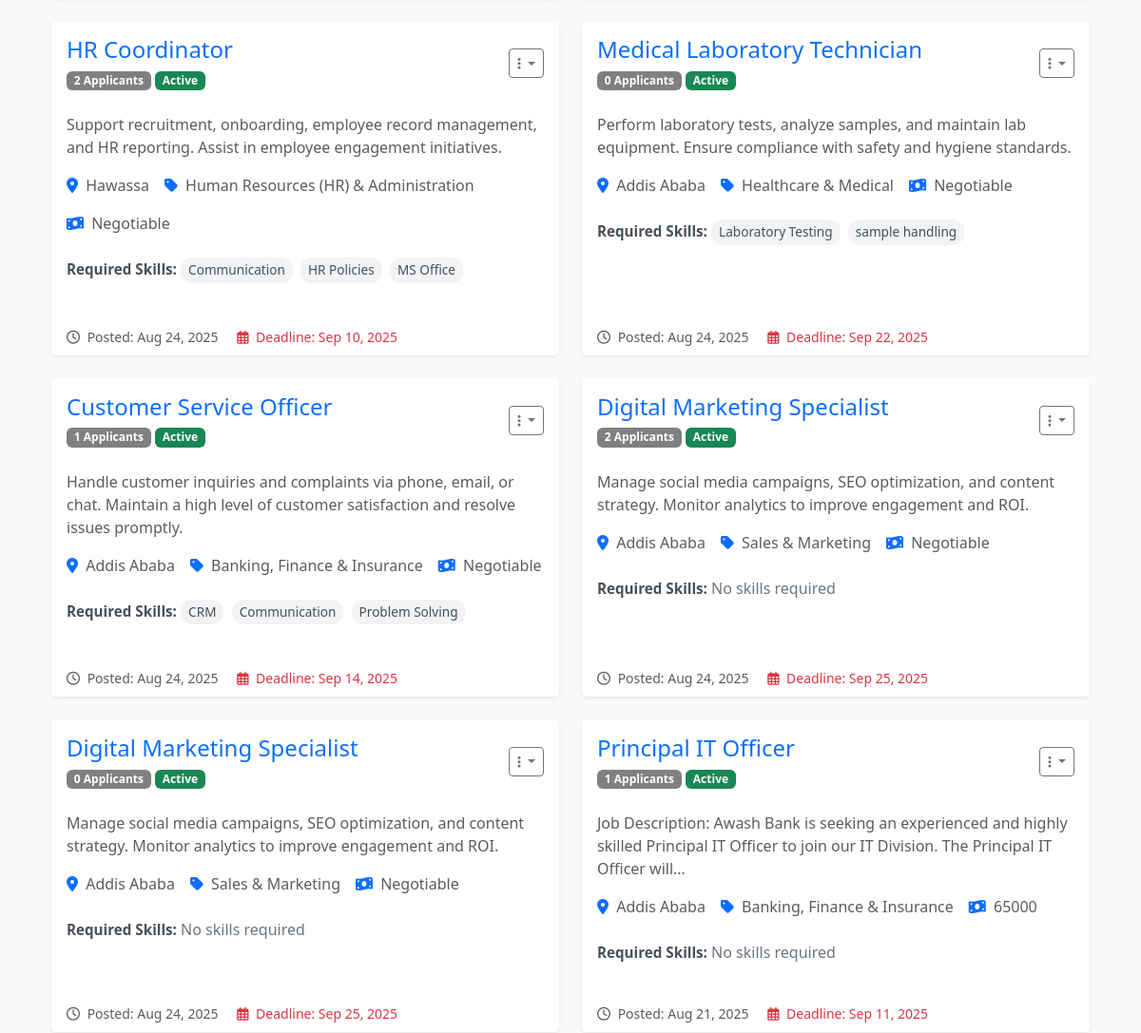
/myjob/ (signed in, middle part), run on an earlier commit of the app's database.
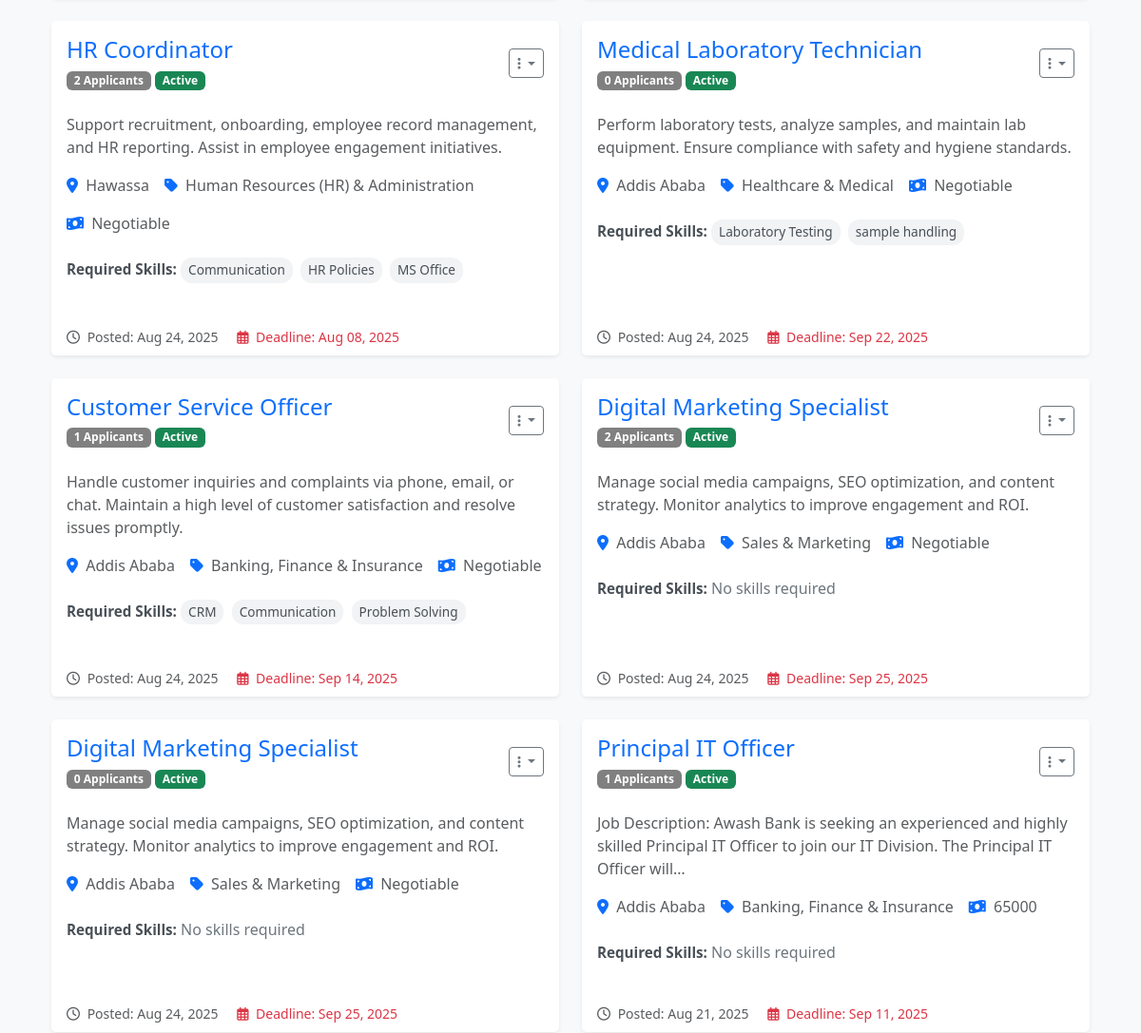
And on a later commit of the database.
### job/models.py (models this page shows, shortened)
class Job(models.Model):
    employer = models.ForeignKey(EmployerProfile, on_delete=models.CASCADE)
    title = models.CharField(max_length=255)
    description = models.TextField()
    category = models.ForeignKey(JobCategory, on_delete=models.SET_NULL, null=True)
    required_skills = models.ManyToManyField("Skill", blank=True)
    location = models.CharField(max_length=255)
    job_type = models.CharField(max_length=50, choices=[('full-time','Full-time'),('part-time','Part-time'),('internship','Internship')])
    salary_range = models.CharField(max_length=50, blank=True)
    posted_on = models.DateTimeField(auto_now_add=True)
    deadline = models.DateField()
    is_active = models.BooleanField(default=True)  # 👈 new field

class JobCategory(models.Model):
    name = models.CharField(max_length=100)

### job/views.py (the view)
# urls.py: path('myjob/',views.myjob, name='myjob'),
@role_required('employer')
def myjob(request):
    if not request.user.is_employer:
        return render(request, 'job/myjob.html', {'jobs': Job.objects.none(), 'all_jobs': []})
    all_jobs = Job.objects.filter(employer__user=request.user).order_by('-posted_on')  # For the dropdown
    jobs = all_jobs
    job_id = request.GET.get('job_id')
    if job_id:
        jobs = jobs.filter(id=job_id)
    context = {
        'jobs': jobs,          # Jobs to display
        'all_jobs': all_jobs,  # All jobs for dropdown
    }
    return render(request, 'job/myjob.html', context)

### job/context_processors.py (called while the page is built)
def notifications(request):
    if request.user.is_authenticated:
        all_notifications = request.user.notifications_received.order_by('-created_at')
        return {
            'notifications': all_notifications
        }
    return {}

def notification_count(request):
    if request.user.is_authenticated:
        count = Notification.objects.filter(recipient=request.user, is_read=False).count()
        return {'notifications_unread_count': count}
    return {'notifications_unread_count': 0}

### job/templates/job/myjob.html (shortened to what this page needs)
{% extends 'seeker_base.html' %}
{% block content %}
<div class="container py-5">
    {% if jobs %}
    <div class="row">
        {% for job in jobs %}
        <div class="col-lg-6 mb-4">
            <div class="card h-100 shadow-sm border-0">
                <div class="card-header bg-white border-0 d-flex justify-content-between align-items-center pt-3">
                    <div>
                        <h4 class="card-title mb-1 text-primary">{{ job.title }}</h4>
                        <span class="badge" style="background-color: gray;">
    {{ job.jobapplication_set.count }} Applicants
</span>
                       <span class="badge bg-{{ job.is_active|yesno:'success,secondary' }}">
    {{ job.is_active|yesno:"Active,Inactive" }}
</span>
                    </div>
                    <div class="dropdown">
                        <button class="btn btn-sm btn-outline-secondary dropdown-toggle" type="button"
                            id="jobDropdown{{ job.id }}" data-bs-toggle="dropdown" aria-expanded="false">
                            <i class="fas fa-ellipsis-v"></i>
                        </button>
                    </div>
                </div>
                <div class="card-body">
                    <p class="card-text text-muted">{{ job.description|truncatechars:150 }}</p>
                    <div class="d-flex flex-wrap gap-3 mb-3">
                        <span class="text-muted">
                            <i class="fas fa-map-marker-alt text-primary me-1"></i>
                            {{ job.location }}
                        </span>
                        <span class="text-muted">
                            <i class="fas fa-tag text-primary me-1"></i>
                            {{ job.category.name }}
                        </span>
                        <span class="text-muted">
                            {% if job.salary_range %}
                            <i class="fas fa-money-bill-wave text-primary me-1"></i>
                            {{ job.salary_range }}
                            {% else %}
                            <i class="fas fa-money-bill-wave text-secondary me-1"></i>
                            Not Specified
                            {% endif %}
                        </span>
                <div style="margin-top: 8px;">
    <strong style="font-size: 0.95rem; color: #495057;">Required Skills:</strong>
    {% if job.required_skills.all %}
        {% for skill in job.required_skills.all %}
            <span style="
                display: inline-block;
                background-color: #f1f3f5;
                color: #495057;
                padding: 3px 8px;
                border-radius: 12px;
                font-size: 0.85rem;
                margin-right: 4px;
                margin-bottom: 4px;
            ">
                {{ skill.name }}
            </span>
        {% endfor %}
    {% else %}
        <span class="text-secondary">No skills required</span>
    {% endif %}
</div>
                    </div>
                </div>
                <div class="card-footer bg-white border-0 d-flex justify-content-between align-items-center">
                    <div>
                        <small class="text-muted me-3">
                            <i class="far fa-clock me-1"></i>
                            Posted: {{ job.posted_on|date:"M d, Y" }}
                        </small>
                        <small class="text-{{ job.deadline|timeuntil|yesno:'danger,success' }}">
                            <i class="far fa-calendar-alt me-1"></i>
                            Deadline: {{ job.deadline|date:"M d, Y" }}
                        </small>
                    </div>
                </div>
            </div>
        </div>
        {% endfor %}
    </div>
    {% endif %}
</div>
{% endblock %}

What changed in the data, as far as the page shows it:
changed Job "HR Coordinator": deadline "Sep 10, 2025" → "Aug 08, 2025"
